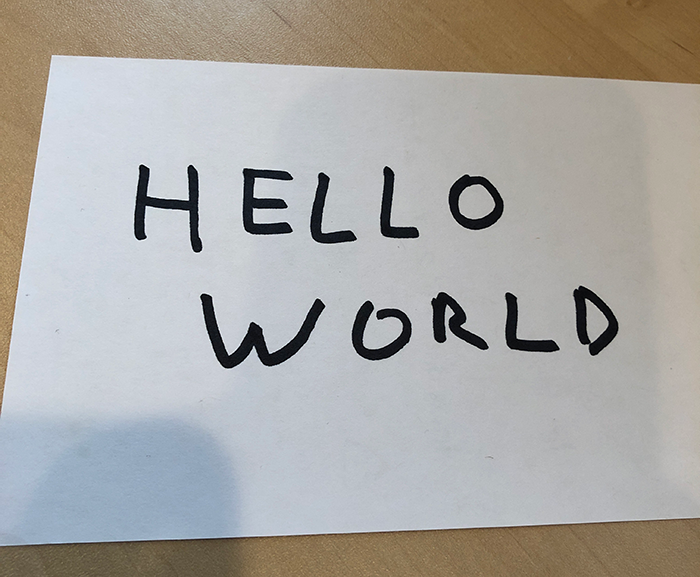
#> input picture Example/images/hello_world.png, 700 x 577 px, found by its file name
$ jupyter execute --allow-errors train_model_colab.ipynb   (shell and % lines are left out)
#> lines starting #> are read from the running program, lines starting #| are printed output that depends on the picture; after the words box and inside, x2 and y2 are one past the last pixel; in counts of white or black regions, pixels touching at a corner belong together
### Example/utils.py
from tensorflow.keras.datasets import mnist
import numpy as np

def load_az_dataset(dataset_path):
    # initialize the list of data and labels
#> called with dataset_path = 'A_Z Handwritten Data.csv'
    data = []
    labels = []

    # loop over the rows of the A-Z handwritten digit dataset
    for row in open(dataset_path):
        # parse the label and image from the row
        row = row.split(",")
        label = int(row[0])
        image = np.array([int(x) for x in row[1:]], dtype="uint8")

        # images are represented as single channel (grayscale) images
        # that are 28x28=784 pixels -- we need to take this flattened
        # 784-d list of numbers and reshape them into a 28x28 matrix
        image = image.reshape((28, 28))

        # update the list of data and labels
        data.append(image)
        labels.append(label)

    # convert the data and labels to NumPy arrays
    data = np.array(data, dtype="float32")
    labels = np.array(labels, dtype="int")

    # return a 2-tuple of the A-Z data and labels
    return (data, labels)


# [9 lines left out: function load_zero_nine_dataset, not called in this run]

### Example/emil/train_model_colab.ipynb
[cell 1]
# set the matplotlib backend so figures can be saved in the background
import cv2
import argparse
import numpy as np
import matplotlib.pyplot as plt
from sklearn.metrics import classification_report
from sklearn.model_selection import train_test_split
from sklearn.preprocessing import LabelBinarizer
from tensorflow.keras.optimizers import SGD
from tensorflow.keras.preprocessing.image import ImageDataGenerator
from imutils import build_montages

from resnet import ResNet

# from typing_extensions import Required
import matplotlib
matplotlib.use("Agg")
from utils import load_az_dataset
from utils import load_zero_nine_dataset

# import the necessary packages

[cell 2]
# load the A-Z and MNIST datasets, respectively
print("[INFO] loading datasets...")

#> (the rest of this cell did not finish here and is left out)

#> (a cell that did not finish here is left out)

#> (a cell that did not finish here is left out)

[cell 5]
# initialize and compile our deep neural network
print("[INFO] compiling model...")

#> (the rest of this cell did not finish here and is left out)

[cell 6]
# train the network
print("[INFO] training network...")

#> (the rest of this cell did not finish here and is left out)

#> (a cell that did not finish here is left out)

#> (a cell that did not finish here is left out)

[cell 9]
# define the list of label names
labelNames = "0123456789"
labelNames += "ABCDEFGHIJKLMNOPQRSTUVWXYZ"
labelNames = [l for l in labelNames]

# evaluate the network
print("[INFO] evaluating network...")
#> (the rest of this cell did not finish here and is left out)

[cell 10]
# construct a plot that plots and saves the training history
N = np.arange(0, 5)
plt.style.use("ggplot")
plt.figure()
#> (the rest of this cell did not finish here and is left out)

[cell 11]
import tensorflow as tf
from tensorflow import keras

#> (the rest of this cell did not finish here and is left out)

[cell 12]
# define the list of label names
labelNames = "0123456789"
labelNames += "ABCDEFGHIJKLMNOPQRSTUVWXYZ"
labelNames = [l for l in labelNames]


images = []
# randomly select a few testing characters
#> (the rest of this cell did not finish here and is left out)

#> (a cell that did not finish here is left out)

#Test on hello world image

[cell 14]
from imutils.contours import sort_contours
import imutils

[cell 15]
# load the input image from disk, convert it to grayscale, and blur
# it to reduce noise
image2 = cv2.imread("hello_world.png")
#> image2 is the input picture: shape (577, 700, 3); mean B, G, R 163.8, 167.4, 169.5
gray = cv2.cvtColor(image2, cv2.COLOR_BGR2GRAY)
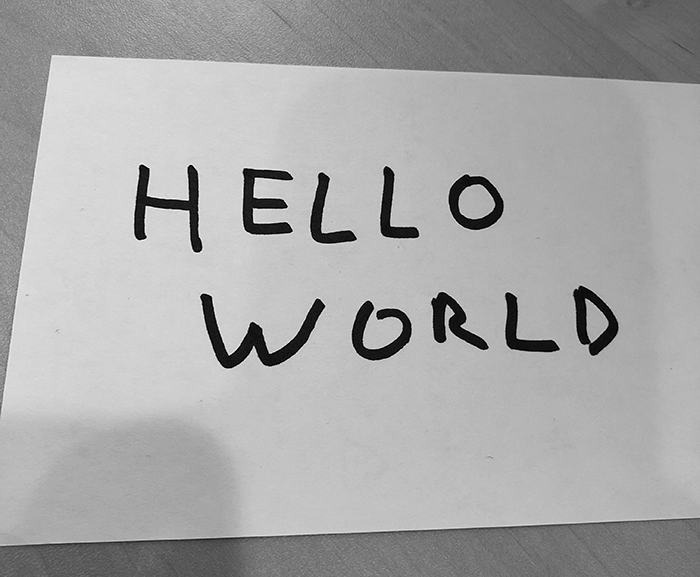
#> gray: shape (577, 700); min 0, max 255, mean 167.6
blurred = cv2.GaussianBlur(gray, (5, 5), 0)

[cell 16]
from google.colab.patches import cv2_imshow
cv2_imshow(gray)
cv2_imshow(blurred)

[cell 17]
# perform edge detection, find contours in the edge map, and sort the
# resulting contours from left-to-right
edged = cv2.Canny(blurred, 30, 150)
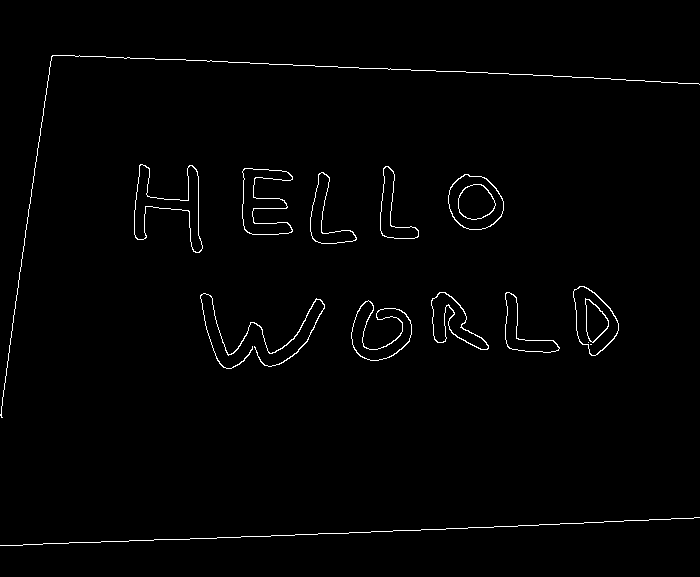
#> edged: shape (577, 700); 1.3% white in thin lines or dots, all inside (x1, y1, x2, y2) = (0, 55, 700, 546)
cnts = cv2.findContours(edged.copy(), cv2.RETR_EXTERNAL,
	cv2.CHAIN_APPROX_SIMPLE)
#> cnts = 12 contours, 2 with area under 20; largest, box (x1, y1, x2, y2) and area: (448, 174, 504, 230) 2339, (573, 286, 619, 356) 2038, (134, 164, 203, 253) 1973, (242, 168, 293, 235) 1710, (351, 300, 412, 361) 1587
cnts = imutils.grab_contours(cnts)
cnts1 = sort_contours(cnts, method="left-to-right")[0]
#> cnts1 has the same summary as cnts

[cell 18]
cv2_imshow(edged)

[cell 19]
def get_samples(contours, wmin=5, wmax=150, hmin=15, hmax=120):

#> called with wmin = 5, wmax = 150, hmin = 15, hmax = 120
    chars = []

    # loop over the contours
    for c in cnts:
      # compute the bounding box of the contour
      (x, y, w, h) = cv2.boundingRect(c)

      # filter out bounding boxes, ensuring they are neither too small
      # nor too large
      if (w >= wmin and w <= wmax) and (h >= hmin and h <= hmax):
        # extract the character and threshold it to make the character
        # appear as *white* (foreground) on a *black* background, then
        # grab the width and height of the thresholded image
        roi = gray[y:y + h, x:x + w]
        thresh = cv2.threshold(roi, 0, 255,
          cv2.THRESH_BINARY_INV | cv2.THRESH_OTSU)[1]
        (tH, tW) = thresh.shape

        # if the width is greater than the height, resize along the
        # width dimension
        if tW > tH:
          thresh = imutils.resize(thresh, width=32)

        # otherwise, resize along the height
        else:
          thresh = imutils.resize(thresh, height=32)

        # re-grab the image dimensions (now that its been resized)
        # and then determine how much we need to pad the width and
        # height such that our image will be 32x32
        (tH, tW) = thresh.shape
        dX = int(max(0, 32 - tW) / 2.0)
        dY = int(max(0, 32 - tH) / 2.0)

        # pad the image and force 32x32 dimensions
        padded = cv2.copyMakeBorder(thresh, top=dY, bottom=dY,
          left=dX, right=dX, borderType=cv2.BORDER_CONSTANT,
          value=(0, 0, 0))
        padded = cv2.resize(padded, (32, 32))

        # prepare the padded image for classification via our
        # handwriting OCR model
        padded = padded.astype("float32") / 255.0
        padded = np.expand_dims(padded, axis=-1)

        # update our list of characters that will be OCR'd
        chars.append((padded, (x, y, w, h)))
#> this loop made 12 passes
#> (x, y, w, h, dX, dY) on passes 2 to 11: (351, 300, 61, 61, 0, 0), (200, 293, 125, 76, 0, 6), (505, 292, 55, 61, 2, 0), (431, 292, 58, 58, 0, 0), (573, 286, 46, 70, 5, 0), (448, 174, 56, 56, 0, 0), (310, 172, 47, 72, 6, 0), (242, 168, 51, 67, 4, 0), (380, 166, 39, 73, 7, 0), (134, 164, 69, 89, 4, 0)
#> (x, y, w, h) on passes 1, 12: (0, 517, 700, 29), (0, 55, 700, 363)
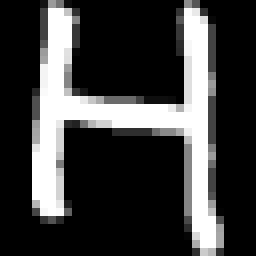
#> padded: shape (32, 32, 1) float32 (shown 8 times larger); min 0, max 1, mean 0.239
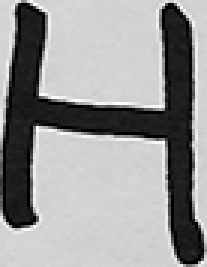
#> roi: shape (89, 69) (shown 3 times larger); min 0, max 255, mean 151.9
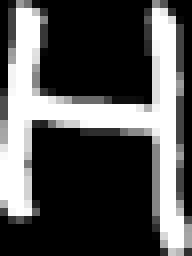
#> thresh: shape (32, 24) (shown 8 times larger); min 0, max 255, mean 81.3
#> after the loop, chars = 10 items

    # extract the bounding box locations and padded characters
    boxes = [b[1] for b in chars]
#> boxes = [(351, 300, 61, 61), (200, 293, 125, 76), (505, 292, 55, 61), (431, 292, 58, 58), (573, 286, 46, 70), (448, 174, 56, 56), (310, 172, 47, 72), (242, 168, 51, 67), (380, 166, 39, 73), (134, 164, 69, 89)]
    chars = np.array([c[0] for c in chars], dtype="float32")
    samples = chars

    return boxes, samples

[cell 20]
boxes, chars = get_samples(cnts1)


plt.figure(figsize=(16,6))
i = 1
for char in chars:
  plt.subplot(2, 5, i)
  plt.xticks([])
  plt.yticks([])
  plt.imshow(char)
  i+=1
#> this loop made 10 passes
#> after the loop, i = 11

plt.tight_layout()
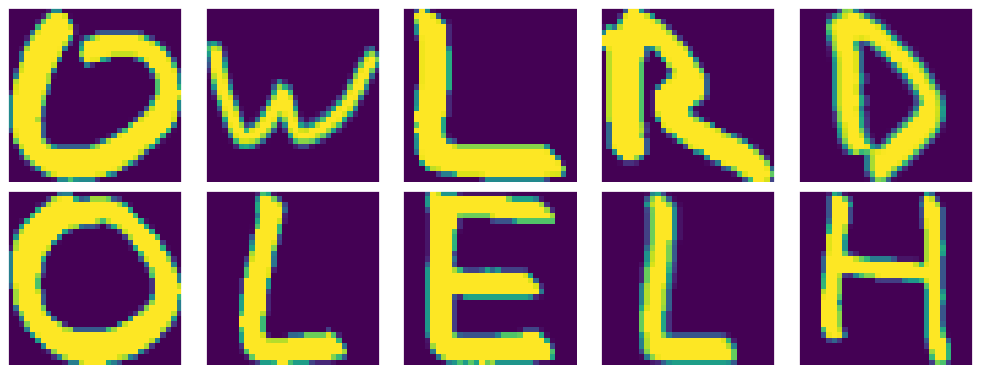
#> figure drawn by matplotlib, 10 panels

#Try on electrical symbol images

[cell 21]
# load the input image from disk, convert it to grayscale, and blur
# it to reduce noise
cnts2 = []
imnames = ["symbols_test1.png", "symbols_test2.png", "symbols_test3.png"]

for imname in imnames:
		image3 = cv2.imread(imname)
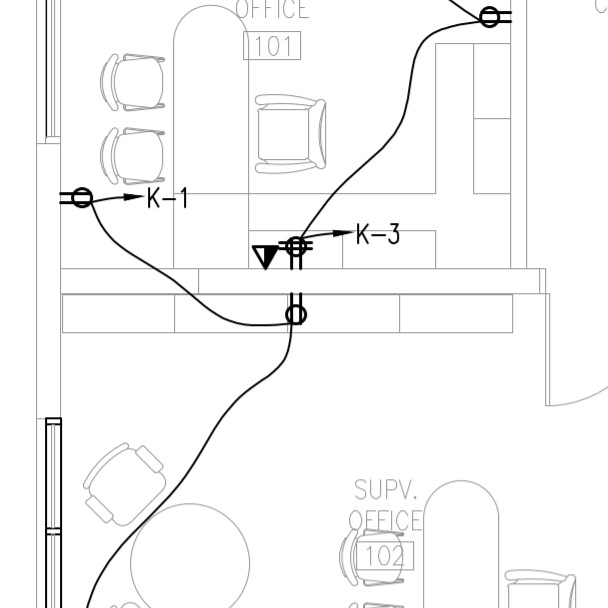
#> input picture Example/images/symbols_test1.png, 608 x 608 px, found by its file name
#> image3 is the input picture: shape (608, 608, 3); min 0, max 255, mean 248.1
		gray = cv2.cvtColor(image3, cv2.COLOR_BGR2GRAY)
#> gray: shape (608, 608)
		blurred = cv2.GaussianBlur(gray, (5, 5), 0)
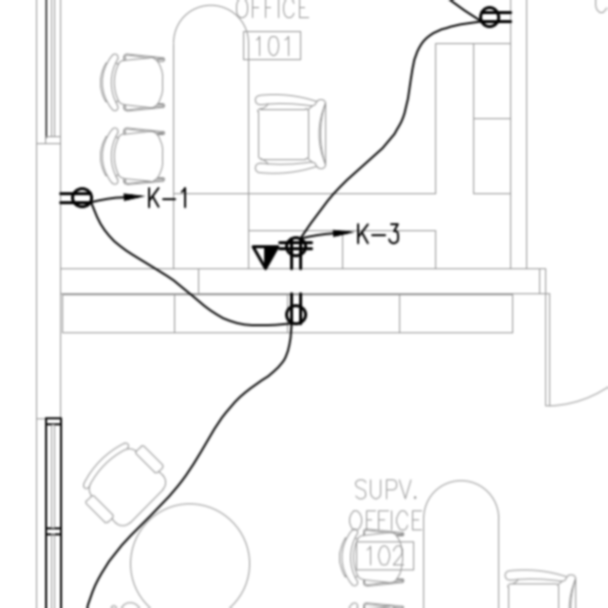
#> blurred: shape (608, 608); min 0, max 255, mean 248.1


		# perform edge detection, find contours in the edge map, and sort the
		# resulting contours from left-to-right
		edged = cv2.Canny(blurred, 30, 150)
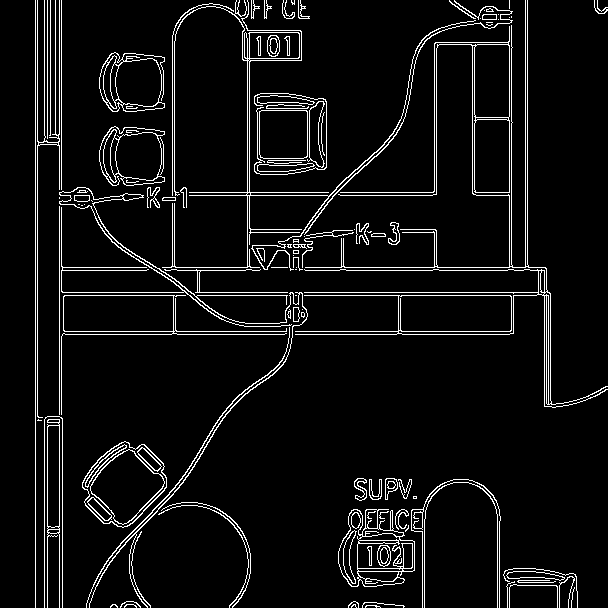
#> edged: shape (608, 608); 6.1% white in thin lines or dots
		cnts = cv2.findContours(edged.copy(), cv2.RETR_EXTERNAL,
			cv2.CHAIN_APPROX_SIMPLE)
#> cnts = 107 contours, 71 with area under 20; largest, box (x1, y1, x2, y2) and area: (295, 0, 608, 408) 9892, (82, 441, 167, 528) 4944, (338, 509, 415, 587) 4152, (61, 295, 287, 415) 3965, (99, 126, 165, 186) 3102
		cnts = imutils.grab_contours(cnts)
		cnts2.append(sort_contours(cnts, method="left-to-right")[0])

		# cv2_imshow(gray)
		# cv2_imshow(blurred)
		cv2_imshow(edged)
		print()
#> pass 2 of the loop `for imname in imnames:`:
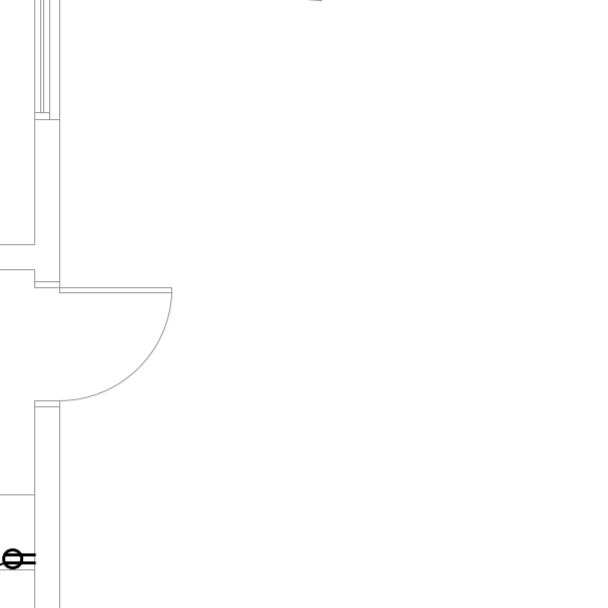
#> input picture Example/images/symbols_test2.png, 608 x 608 px, found by its file name
#> image3 is the input picture: shape (608, 608, 3); min 0, max 255, mean 254.2
#> `edged = cv2.Canny(blurred, 30, 150)`:
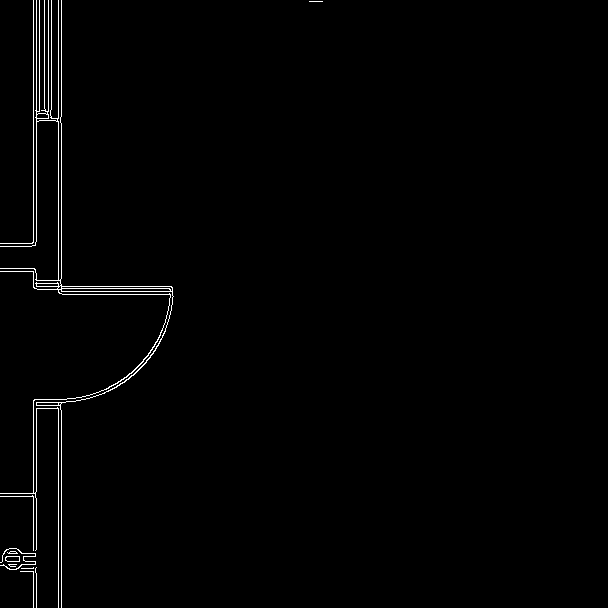
#> edged: shape (608, 608); 1.1% white in thin lines or dots, all inside (x1, y1, x2, y2) = (0, 0, 323, 608)
#> `cnts = cv2.findContours(edged.copy(), cv2.RETR_EXTERNAL, cv2.CHAIN_APP..`: cnts = 11 contours, 9 with area under 20; largest, box (x1, y1, x2, y2) and area: (0, 0, 174, 608) 896, (5, 556, 20, 562) 68
#> pass 3 of the loop `for imname in imnames:`:
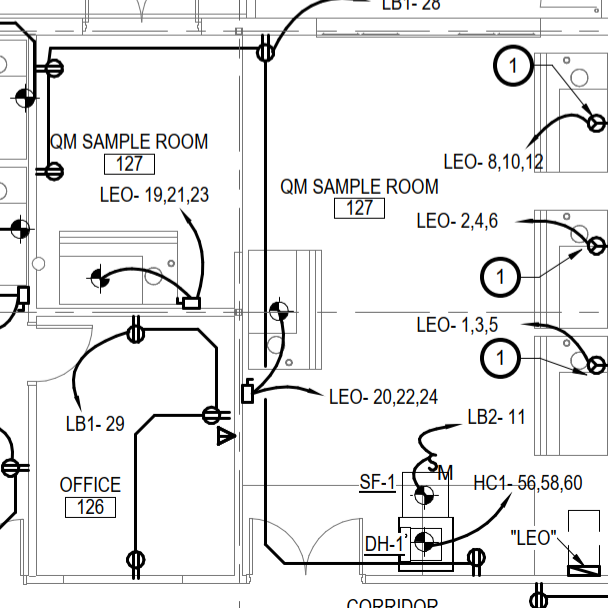
#> input picture Example/images/symbols_test3.png, 608 x 608 px, found by its file name
#> image3 is the input picture: shape (608, 608, 3); mean B, G, R 235, 235, 235
#> `blurred = cv2.GaussianBlur(gray, (5, 5), 0)`:
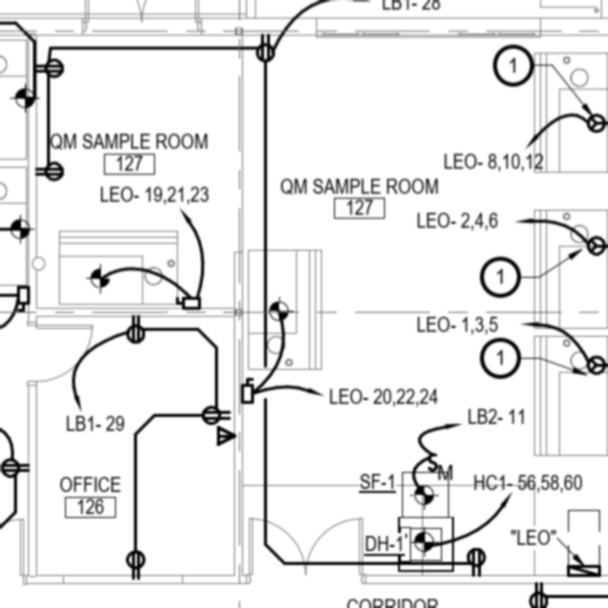
#> blurred: shape (608, 608); min 0, max 255, mean 235
#> `edged = cv2.Canny(blurred, 30, 150)`:
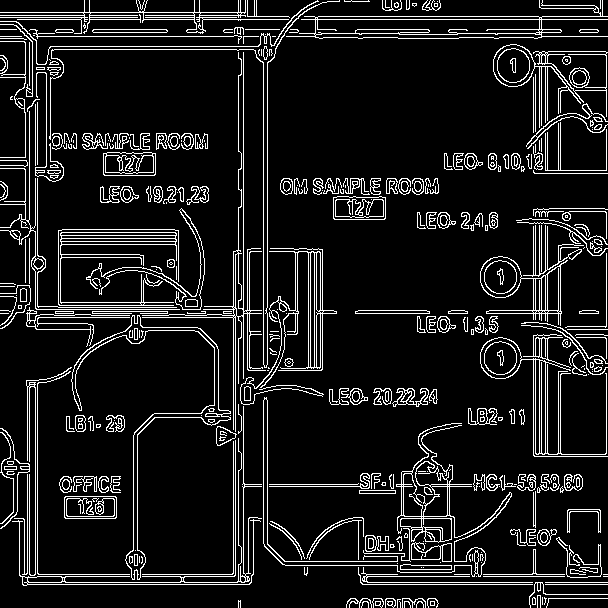
#> edged: shape (608, 608); 10.5% white in thin lines or dots
#> `cnts = cv2.findContours(edged.copy(), cv2.RETR_EXTERNAL, cv2.CHAIN_APP..`: cnts = 362 contours, 230 with area under 20; largest, box (x1, y1, x2, y2) and area: (286, 0, 608, 39) 4910, (263, 397, 512, 577) 3096, (71, 315, 231, 580) 2769, (480, 256, 568, 326) 2576, (480, 337, 608, 457) 2291

[cell 22]
for cntss in cnts2:
    boxes, samples = get_samples(cntss, wmin=5, wmax=300, hmin=15, hmax=300)

    subpplot_nwidth = 6
    figwidth = 16


    subpplot_nheight = int(np.ceil(len(samples)/subpplot_nwidth))
    figheight = figwidth*subpplot_nheight/subpplot_nwidth

    plt.figure(figsize=(figwidth,figheight))
    i = 1
    for sample in samples:
      plt.subplot(subpplot_nheight, subpplot_nwidth, i)
      plt.xticks([])
      plt.yticks([])
      plt.imshow(sample)
      i+=1

    plt.tight_layout()
#> this loop made 3 passes
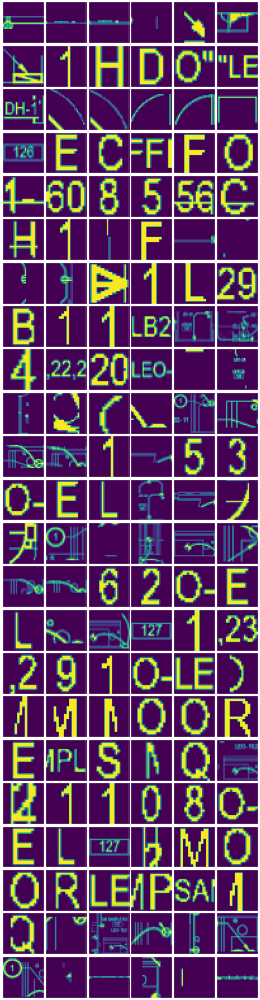
#> figure drawn by matplotlib, 138 panels
